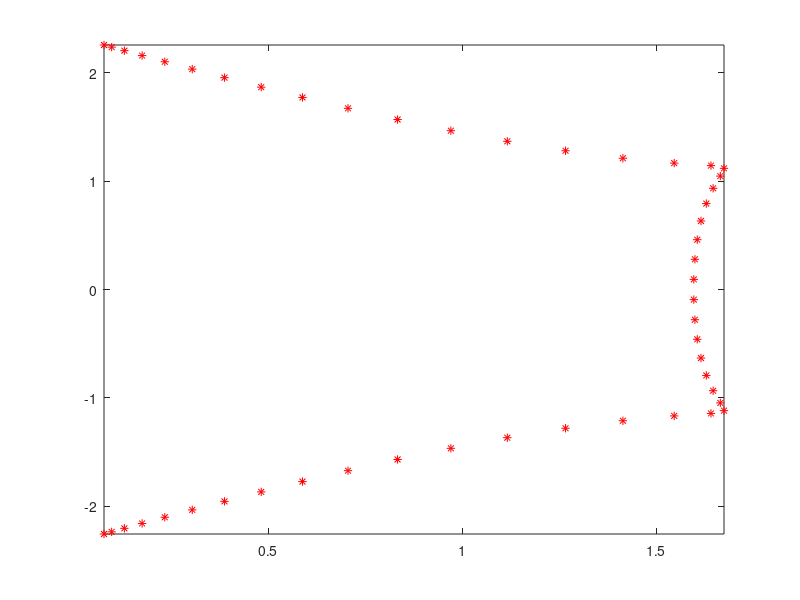

The MATLAB script that drew this image: (Note: this script raises an error after producing the figure.)
G = gallery('grcar',50);
v = ones(50,1);
% eigenV = eig(G)%LanczosCGS(G,v,50);
% size(eigenV)
% plot(eigenV,'*r')

h = figure;
eigenV = eig(G);
plot(eigenV,'*r')
axis tight manual
ax = gca;
ax.NextPlot = 'add';


loops = 50;
M(loops) = struct('cdata',[],'colormap',[]);
%h.Visible = 'off';
for j = 1:loops

    eigenV = LanczosCGS(G,v,j)
    plot(eigenV,'*b')
    
    drawnow
    M(j) = getframe;
end

h.Visible = 'on';
movie(M,12,2);

function RitzValues = LanczosCGS(A,v,k) 
%note output has been changed from the original code
T = zeros(k+1,k);

v = v/norm(v);      V = v;
w = A*v;            a(1) = v'*w;
w = w - v*a(1);     b(2) = norm(w);
v = w/b(2);         V = [V v];

%forming of first column of T
t = [a(1) b(2) zeros(1,k-1)];
T(:,1) = t';

%solving eigenvalue problem
[y,mu] = eig(T(1,1));
Mu=[1];
Mu = [Mu, mu(1,1)];
r = [abs(T(2,1))*abs(y(1,1))];

Table=[Mu; T(k+1,k) r];
disp(Table)

for j=2:k
    r = [];
%Lanczos iteration
w = A*v;
a(j) = v'*w;
w = w - b(j)*V(:,j-1)-a(j)*v;
b(j+1) = norm(w);
v = w/b(j+1);
V = [V v];  

%forming of rest of the columns of T
t = [zeros(1,j-2) b(j) a(j) b(j+1) zeros(1,k-j)];
T(:,j) = t';

%solving eigenvalue problem
[y,mu] = eig(T(1:j,1:j));
Mu=[j];
for i=1:j
    Mu = [Mu, mu(i,i)];
    r = [r,abs(T(i+1,i))*abs(y(i,i))];
end


Table=[Mu; T(k+1,k) r];
%disp(Table)
end
RitzValues = diag(mu)
end